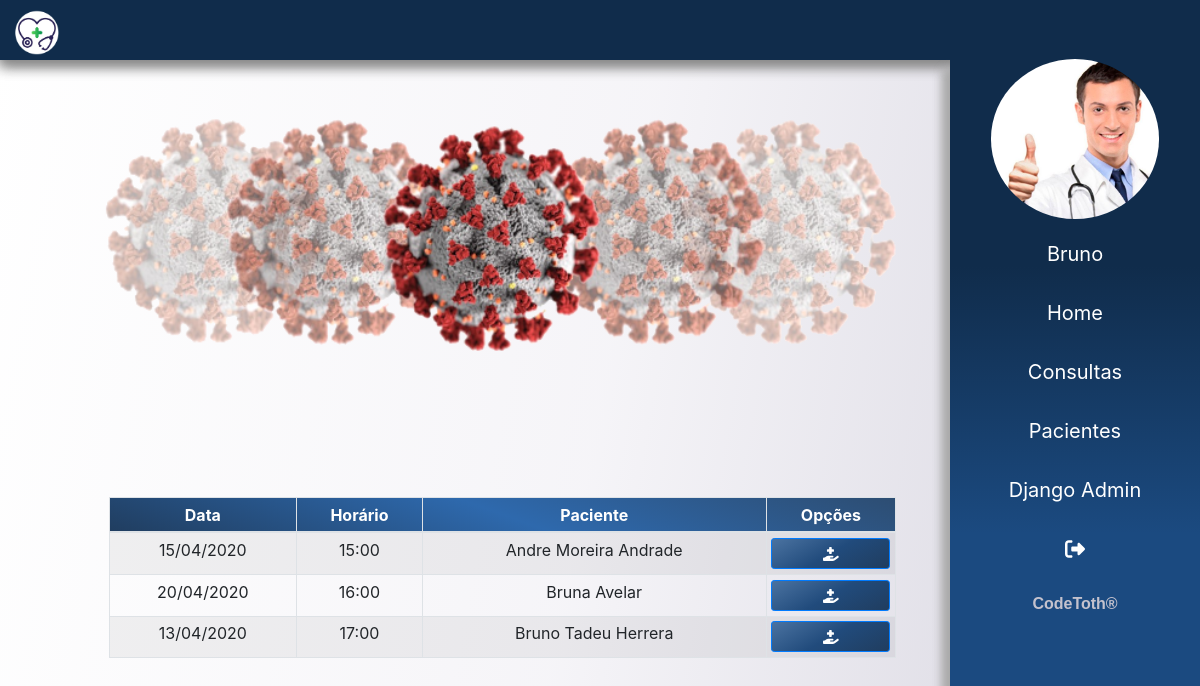
The app's page /dashboard/ (signed in) with its own data.
### app/medico/models.py (models this page shows)
class Medico(models.Model):
    usuario = models.ForeignKey(User, on_delete=models.CASCADE)
    nome = models.CharField(max_length=150)
    sexo = models.CharField(max_length=1)
    data_nascimento = models.DateField()
    crm = models.CharField(max_length=20, unique=True)
    cpf = models.CharField(max_length=20, unique=True)
    rg = models.CharField(max_length=20, unique=True)
    email = models.EmailField()
    foto = models.ImageField(upload_to=f'fotos/{time.time()}', blank=True)

### app/consulta/models.py (models this page shows)
class Consulta(models.Model):
    data = models.DateTimeField()
    medico = models.ForeignKey(Medico, on_delete=models.CASCADE)
    atendente = models.ForeignKey(Atendente, on_delete=models.CASCADE)
    paciente = models.ForeignKey(Paciente, on_delete=models.CASCADE)

### app/paciente/models.py (models this page shows)
class Paciente(models.Model):
    nome = models.CharField(max_length=200)
    sexo = models.CharField(max_length=1)
    data_nascimento = models.DateField()
    cpf = models.CharField(max_length=20, unique=True)
    rg = models.CharField(max_length=20, unique=True)
    carteira_convenio = models.CharField(max_length=30, unique=True)
    peso = models.FloatField()
    altura = models.FloatField()
    imc = models.CharField(max_length=100)

### app/usuario/views.py (the view)
# urls.py: path('dashboard/', dashboard, name='dashboard')
def dashboard(request):
    if request.user.is_authenticated:
        dados =  get_dados(request)
        if dados['tipo'] == 1:
            lst_consultas = Consulta.objects.filter(medico=dados['usuario'])
            lst_consultas = separa_data_hr(lst_consultas)
            dados['lst_consultas'] = lst_consultas
    return render(request, 'usuarios/index.html', dados)

### templates/usuarios/index.html (shortened to what this page needs)
{% extends 'base.html' %}
{% load static %}
{% block content %}
   {% if tipo == 1 %}
        {% include 'medico/main.html' %}
    {% endif %}
{% endblock%}

### templates/partials/_sidebar.html
{% load static %}
<div class="sidebar">
    <div class="mb-2">
        <img src="{{ usuario.foto.url }}" class="img-fluid  mx-auto d-block" alt="">
    </div>
    <ul>
        <a href="#" style="text-transform: capitalize ;"> <li> {{ request.user}} </li></a>
        <a href="{% url 'dashboard' %}"> <li>  Home </li></a>
        <a href="{% url 'conusultas' %}"> <li>  Consultas </li></a>
        <a href="{% url 'pacientes' %}"> <li>  Pacientes </li></a>
        {% if user.username == 'bruno' %}
        <a href="{% url 'admin:index' %}" target="_blank"><li>  Django Admin </li></a>
        {% endif %}
        <a href="{% url 'logout' %}"><li><i class="fas fa-sign-out-alt"></i> </li></a>
    </ul>
    <div class="text-center pb-3" style="font-weight: bolder;width: 100%;color: #C4C2CD;font-family: 'Play', sans-serif; ">
        <span>CodeToth&#174;</span>
    </div>
</div>

### templates/consulta/consultas.html
{% extends 'base.html' %}
{% load static %}
{% block content %}
<div class="col-10">
    <table class="col-10 table table-sm table-bordered table-striped mx-auto text-center agenda" >
        <thead class="colorCustom">
            <tr>
                <th scope="col">Data</th>
                <th scope="col">Horário</th>
                <th scope="col">Paciente</th>
                <th scope="col">Opções</th>
            </tr>
        </thead>
        <tbody>
            {% for consulta in lst_consultas %}
            <tr>
                <th scope="row">{{ consulta.data }}</th>
                <th scope="row">{{ consulta.hora }}</th>
                <td>{{ consulta.paciente.nome }}</td>
                <td>
                    <a href="{% url 'det-exame' consulta.paciente.id  %}" class="btn btnCustom btn-sm btn-block btn-primary"> <i class="fas fa-hand-holding-medical"></i></a>
                </td>
            </tr>
            {% endfor %}
        </tbody>
    </table>
</div>
{% endblock %}

### static/css/app.css (style rules this page uses)
body { background-attachment: fixed; background-size: cover; background-image: linear-gradient(100deg,rgba(255, 255, 255, .5), rgba(236, 234, 241, .5), rgba(213, 211, 222, 1.5)); }
.colorCustom { background: linear-gradient(200deg, #2d4d72, #2e69ad, #203d5f) ; color: #fff; font-weight: bold; }
.btnCustom { background: linear-gradient(150deg, #4b73a1, #214b7c, #203d5f) ; transition: 0.1s all; color: #fff; }
.agenda { margin-top: 5rem !important; margin-bottom: 3.5rem !important; }
.sidebar img { border-radius: 100% !important; height: 160px !important; }
.sidebar { right: 0; top: 3.7rem !important; bottom: 0; width: 250px; background-image: linear-gradient( #102c4b,#102c4b,#1B4A80 , #1B4A80); box-shadow: -5px 12px 10px 1px #aaaaaa; background-attachment: fixed; overflow: hidden; transition: 0.8s all; height: 100% !important; position: fixed; z-index: 1030 !important; }
.sidebar ul li { list-style: none; }
.sidebar ul li { margin-top: 5px; padding: 12px; text-decoration: none; color: rgb(255, 255, 255); width: 100%; font-size: 20px; text-align: center; display: block; transition: 0.6s all; }

### records on screen
Medico: foto (picture)
Consulta: data "15/04/2020", hora "15:00", paciente.nome "Andre Moreira Andrade"
Consulta: data "20/04/2020", hora "16:00", paciente.nome "Bruna Avelar"
Consulta: data "13/04/2020", hora "17:00", paciente.nome "Bruno Tadeu Herrera"

### other values on screen
{{ request.user }} "Bruno Bruno"
